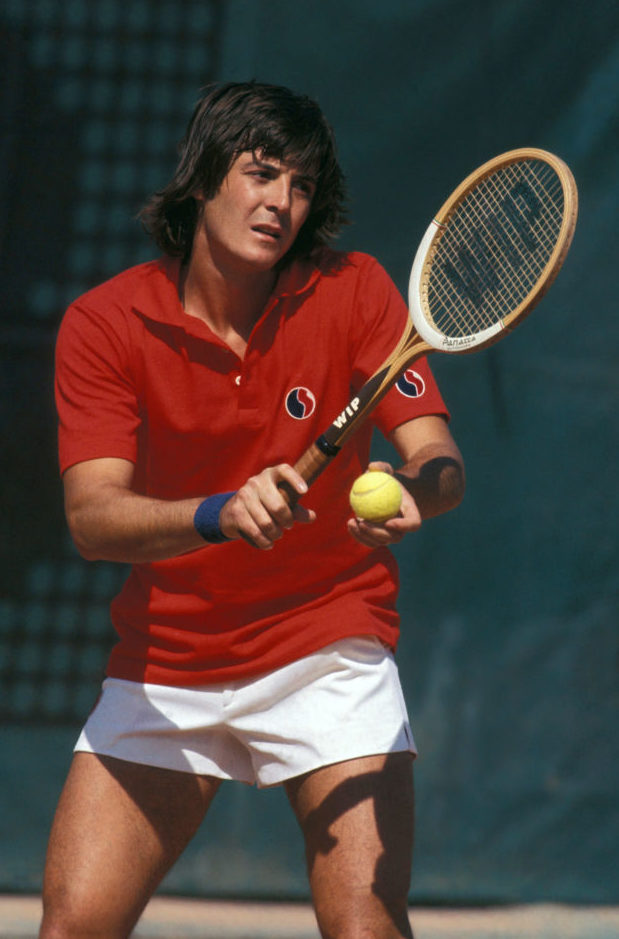
#> input picture data/images/Adriano Panatta.jpg, 619 x 939 px; its folder holds only this picture in this run
$ python crop.py
#> lines starting #> are read from the running program, lines starting #| are printed output that depends on the picture; after the words box and inside, x2 and y2 are one past the last pixel; in counts of white or black regions, pixels touching at a corner belong together
import numpy as np
from PIL import Image, ImageDraw
import os

# Specify the directory you want to loop through
folder_path = './data/images'

# Loop through the files in the specified directory
for filename in os.listdir(folder_path):
    # Create the full path to the file
    file_path = os.path.join(folder_path, filename)

    # Open the input image as numpy array, convert to RGB
    img = Image.open(file_path).convert("RGB")
#> img is the input picture: PIL image 619x939 RGB; mean R, G, B 80, 64.8, 59.9
    npImage = np.array(img)
    h, w = img.size
#> h = 619; w = 939

    # Determine the size for the square (use the smallest dimension of the image)
    size = min(h, w)
#> size = 619

    # Create same size alpha layer with circle
    alpha = Image.new('L', (size, size), 0)
#> alpha: PIL image 619x619 L; every value is 0
    draw = ImageDraw.Draw(alpha)
    draw.pieslice([0, 0, size, size], 0, 360, fill=255)

    # Crop the image to a square based on the smallest dimension
    if h > w:
        npImage = npImage[:w, :w]  # Crop height to match the width
    else:
        npImage = npImage[:h, :h]  # Crop width to match the height
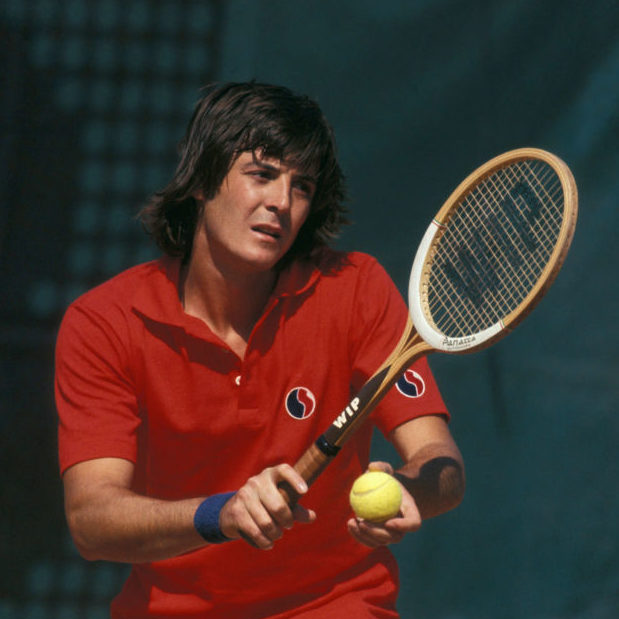
#> npImage: shape (619, 619, 3); mean R, G, B 70.1, 51, 45.7

    # Convert alpha Image to numpy array
    npAlpha = np.array(alpha)
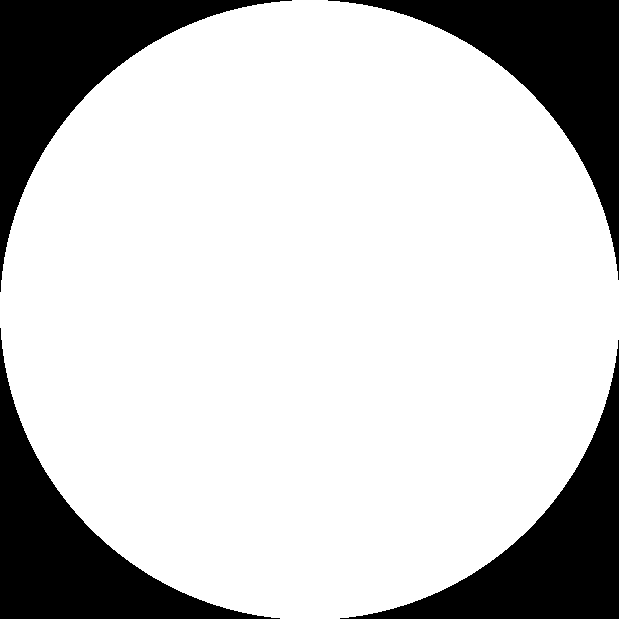
#> npAlpha: shape (619, 619); 78.8% white; 4 black regions, box (x1, y1, x2, y2) and area: (0, 0, 292, 292) 20643, (328, 0, 619, 280) 20351, (0, 328, 280, 619) 20351, (340, 340, 619, 619) 20060

    # Add alpha layer to RGB
    npImage = np.dstack((npImage, npAlpha))
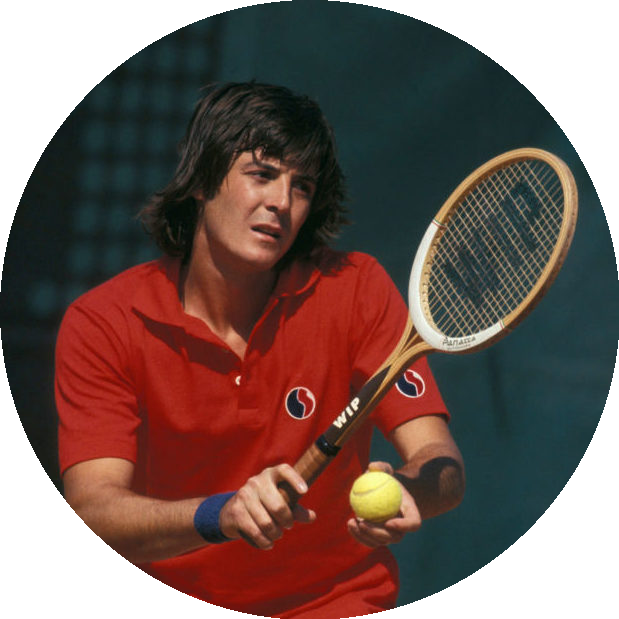
#> npImage: shape (619, 619, 4); mean R, G, B, A 70.1, 51, 45.7, 200.8; transparent parts drawn white

    # Save with alpha
    base = os.path.splitext(filename)[0]  # Get the base name without extension
    output_file_path = os.path.join(folder_path, base + '.png')  # Append .png extension
    Image.fromarray(npImage).save(output_file_path)

$ run again, on data/images/Adriano Panatta.png
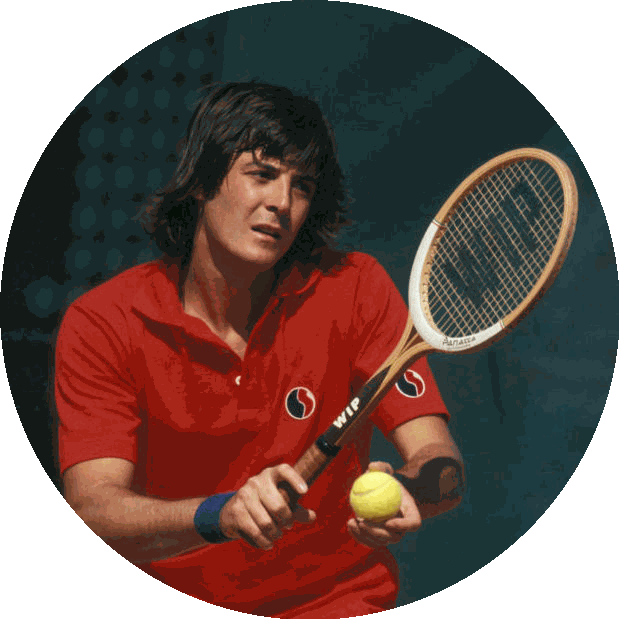
#> input picture data/images/Adriano Panatta.png, 619 x 619 px
#> `img = Image.open(file_path).convert("RGB")`:
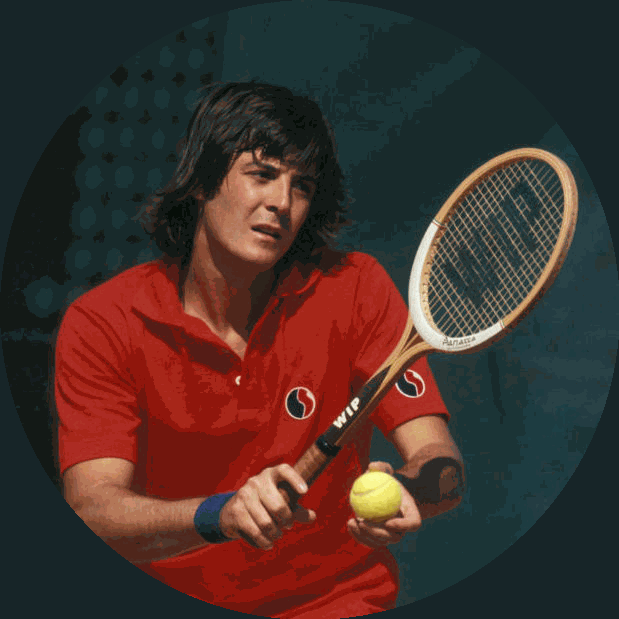
#> img: PIL image 619x619 RGB; mean R, G, B 68.1, 49, 44.1
#> alpha: PIL image 619x619 L; every value is 0
#> npAlpha: shape (619, 619); 78.8% white; 4 black regions, box (x1, y1, x2, y2) and area: (0, 0, 292, 292) 20643, (328, 0, 619, 280) 20351, (0, 328, 280, 619) 20351, (340, 340, 619, 619) 20060
#> npImage is the input picture: shape (619, 619, 4); mean R, G, B, A 68.1, 49, 44.1, 200.8
